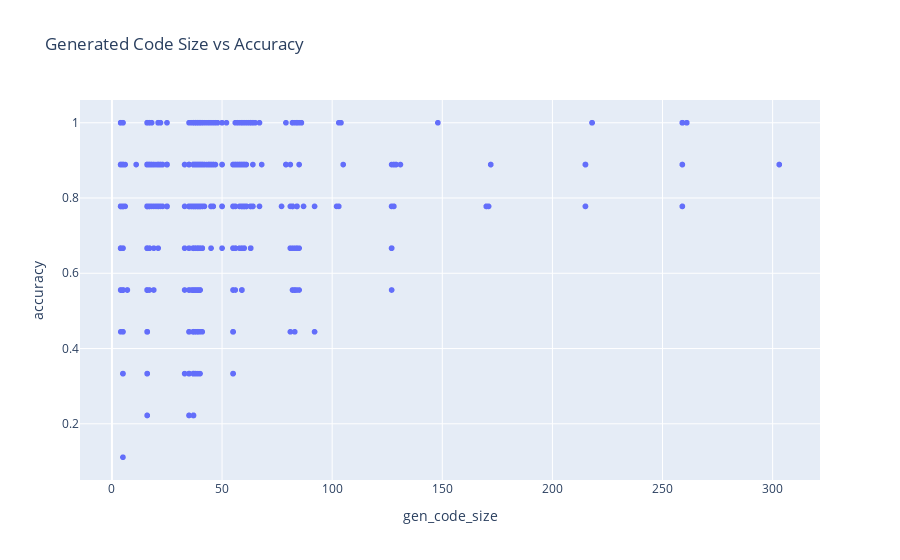

Source (notebook cell):
### Code cell
px.scatter(data, x='gen_code_size', y='accuracy',
           hover_data=['Problem_num', 'gen_code_concat'], 
           color_continuous_scale=px.colors.sequential.Sunset,
           title="Generated Code Size vs Accuracy")

### Figure 1 — Plotly figure (JSON) as saved in the notebook; plotly's stock layout.template omitted (floating-point values rounded to 4 significant figures; data arrays with more than 128 entries replaced by an {"elided": "..."} marker saying what was removed)
{"data": [{"customdata": {"elided": "1197x2 mixed values"}, "hovertemplate": "gen_code_size=%{x}<br>accuracy=%{y}<br>Problem_num=%{customdata[0]}<br>gen_code_concat=%{customdata[1]}<extra></extra>", "legendgroup": "", "marker": {"color": "#636efa", "symbol": "circle"}, "mode": "markers", "name": "", "showlegend": false, "type": "scattergl", "x": {"elided": "1197 int values"}, "xaxis": "x", "y": {"elided": "1197 float values"}, "yaxis": "y"}], "layout": {"legend": {"tracegroupgap": 0}, "title": {"text": "Generated Code Size vs Accuracy"}, "xaxis": {"anchor": "y", "domain": [0, 1], "title": {"text": "gen_code_size"}}, "yaxis": {"anchor": "x", "domain": [0, 1], "title": {"text": "accuracy"}}}}
